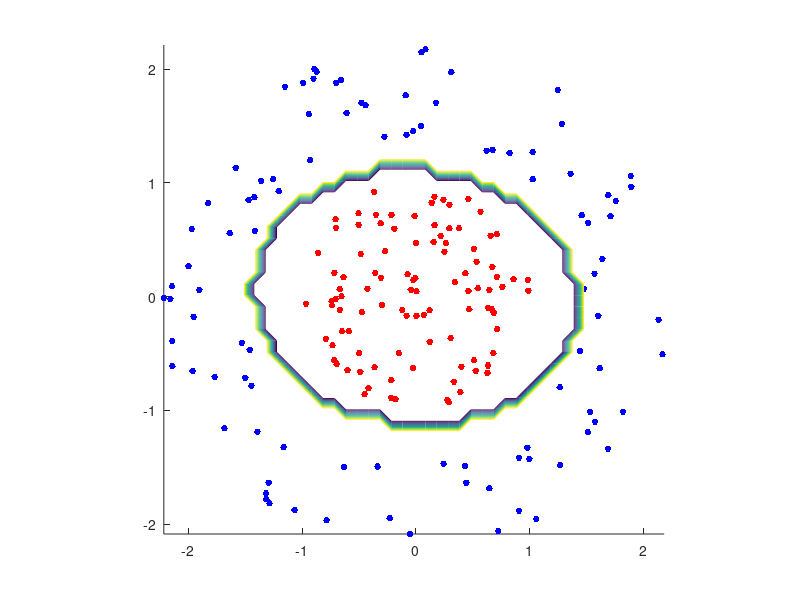

Write MATLAB code to recreate this figure.
rng(1); % For reproducibility
r = sqrt(rand(100,1)); % Radius
t = 2*pi*rand(100,1); % Angle
data1 = [r.*cos(t), r.*sin(t)]; % Points
r2 = sqrt(3*rand(100,1)+2); % Radius
t2 = 2*pi*rand(100,1); % Angle
data2 = [r2.*cos(t2), r2.*sin(t2)]; % points

data3 = [data1;data2];
theclass = ones(200,1);
theclass(1:100) = -1;

n = length(data3);
a = zeros(1,n);
b = 0;
flag = 1;

while flag == 1
    flag = 0;
    for i = 1 : n
        acc = 0;
        for j = 1 : n
            acc = acc + a(j) * theclass(j) * (data3(i,:) * data3(j,:)')^2;
        end
        acc = (acc + b)* theclass(i);
        if( acc <= 0 )
            a(i) = a(i) + 1;
            b = b + theclass(i);
            flag = 1;
        end
    end
end

judge = zeros(n,1);
for i = 1 : n
    acc = 0;
    for j = 1 : n
        acc = acc + a(j) * theclass(j) * (data3(i,:) * data3(j,:)')^2;
    end
    acc = acc + b;
    judge(i) = acc;
end

for i = 1 : n
    if judge(i) < 0
        judge(i) = -1 ;
    else
        judge(i) = 1 ;
    end
end
err_rate = sum(judge ~= theclass)/n;
sprintf('error rate is %f',err_rate)
[X,Y] = meshgrid(min(data3(:,1)):0.1:max(data3(:,1)),min(data3(:,2)):0.1:max(data3(:,2)));
%mesh_n = length(X);
Grid = [X(:),Y(:)];
Z = zeros(1,length(Grid));
for xi = 1 : length(Grid)
    vec = Grid(xi,:);
    acc = 0;
    for j = 1 : n
        acc = acc + a(j) * theclass(j) * (vec * data3(j,:)')^2;
    end
    acc = acc + b;
    if acc < 0 
        Z(xi) = -1;
    else
        Z(xi) = 1;
    end
    %Z(xi) = acc;
end

figure; 
hold all
plot(data1(:,1),data1(:,2),'r.','MarkerSize',15) 
%hold on 
plot(data2(:,1),data2(:,2),'b.','MarkerSize',15) 
%ezpolar(@(x)1);ezpolar(@(x)2);
axis equal
%hold off
contour(X,Y,reshape(Z,size(X)));